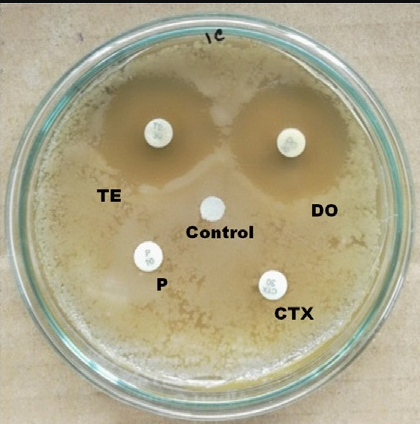
#> input picture vision/sample/s1.png, 420 x 424 px
$ python petri_detect.py
#> lines starting #> are read from the running program, lines starting #| are printed output that depends on the picture; after the words box and inside, x2 and y2 are one past the last pixel; in counts of white or black regions, pixels touching at a corner belong together
"""Detect a petri dish, antibiotic disks, and their zones of inhibition in a single image.

Usage: python3 petri_detect.py [path/to/image.png]
Defaults to sample/s1.png. Writes <name>_detected.png next to the input.

Colors: dish = blue, antibiotic disk = red, zone of inhibition = purple.
A disk with no measurable zone (resistant organism, or a blank control disk)
gets no purple circle at all -- that is a real result, not a failure.
"""
import sys
import os
import math
import cv2
import numpy as np

DISH_DIAMETER_MM = 90.0

# Physical priors for a Kirby-Bauer plate. Anchoring to mm (via the known 90mm
# dish) instead of pixel fractions is what keeps false positives down.
DISK_MIN_R_MM = 1.6          # standard disk is 6mm dia; allow for perspective
DISK_MAX_R_MM = 4.5
DISK_MIN_BRIGHTNESS = 150    # disks are white paper
DISK_MAX_STDDEV = 45         # ...and flat/uniform, unlike textured agar
DISK_MIN_LOCAL_CONTRAST = 12 # ...and clearly brighter than the agar around them

ZONE_MAX_R_MM = 20.0         # a 40mm-dia zone is about the largest ever reported
ZONE_MIN_R_MM = 4.0          # smaller than this is indistinguishable from the disk
ZONE_SEARCH_FROM_DISK = 2.0  # start searching this many disk-radii out, past its halo
# The two knobs that trade false positives against missed zones. Loosening
# them much further starts re-admitting blank control disks, which score up to
# ~0.56 agreement on these plates; tighten them if you see spurious circles.
ZONE_MIN_SLOPE = 0.5         # gray levels per px: a boundary must be a real step
ZONE_MIN_AGREEMENT = 0.60    # fraction of angular sectors that must see that step
ZONE_SECTORS = 16
MIN_RING_COVERAGE = 0.30     # fraction of a ring that must lie inside the dish

BLUE, RED, PURPLE = (255, 0, 0), (0, 0, 255), (211, 0, 148)


def load_image(path):
    img = cv2.imread(path)
    if img is None:
        raise FileNotFoundError(f"could not read image: {path}")
    return img


def detect_dish(gray, w):
    blurred = cv2.GaussianBlur(gray, (9, 9), 2)
    circles = cv2.HoughCircles(
        blurred, cv2.HOUGH_GRADIENT, dp=1.0, minDist=w * 0.05,
        param1=80, param2=40,
        minRadius=int(w * 0.35), maxRadius=int(w * 0.50),
    )
    if circles is None:
        return None
    return max((tuple(c) for c in circles[0]), key=lambda c: c[2])  # rim = biggest


def _ring_stats(gray, mask, x, y, r_inner, r_outer):
    """mean, stddev and pixel count of the annulus [r_inner, r_outer)."""
    ring = np.zeros(gray.shape, dtype=np.uint8)
    cv2.circle(ring, (int(x), int(y)), int(r_outer), 255, -1)
    cv2.circle(ring, (int(x), int(y)), int(r_inner), 0, -1)
    sel = (ring == 255) & mask
    vals = gray[sel]
    if vals.size == 0:
        return 0.0, 0.0, 0
    return float(vals.mean()), float(vals.std()), int(vals.size)


def detect_disks(gray, dish, mm_per_px):
    """Small, bright, uniform circles that are clearly brighter than the agar
    surrounding them -- the local-contrast test is what rejects gloves, labels
    and dish-rim glare, which are bright but sit on bright backgrounds."""
    dx, dy, dr = dish
    inside = np.zeros(gray.shape, dtype=np.uint8)
    cv2.circle(inside, (int(dx), int(dy)), int(dr), 255, -1)
    inside = inside == 255

    blurred = cv2.GaussianBlur(gray, (5, 5), 1)
    circles = cv2.HoughCircles(
        blurred, cv2.HOUGH_GRADIENT, dp=1.0, minDist=DISK_MIN_R_MM / mm_per_px * 2,
        param1=60, param2=25,
        minRadius=int(DISK_MIN_R_MM / mm_per_px),
        maxRadius=int(DISK_MAX_R_MM / mm_per_px),
    )
    if circles is None:
        return []

    disks = []
    for x, y, r in (tuple(c) for c in circles[0]):
        # must sit well inside the dish, not on the rim where glare lives
        if math.hypot(x - dx, y - dy) > dr * 0.88:
            continue
        core_mean, core_std, _ = _ring_stats(gray, inside, x, y, 0, r * 0.7)
        if core_mean < DISK_MIN_BRIGHTNESS or core_std > DISK_MAX_STDDEV:
            continue
        surround_mean, _, n = _ring_stats(gray, inside, x, y, r * 1.6, r * 2.6)
        if n == 0 or core_mean - surround_mean < DISK_MIN_LOCAL_CONTRAST:
            continue
        if any(math.hypot(x - ax, y - ay) < 1.5 * max(r, ar) for ax, ay, ar in disks):
            continue
        disks.append((x, y, r))
    return disks


def _radial_profile(gray, valid, x, y, max_r):
    """Per-radius mean intensity and the fraction of each ring that was sampled.

    Only pixels in `valid` are sampled, so a disk near the dish wall is measured
    over the arc that still lies on agar instead of being dragged outward by the
    rim -- its zone is then estimated from the part that is actually visible,
    and the coverage fraction records how much of the ring that was.
    """
    h, w = gray.shape
    yy, xx = np.ogrid[:h, :w]
    rbin = np.sqrt((xx - x) ** 2 + (yy - y) ** 2).astype(np.int32)

    n = max_r + 1
    in_range = rbin <= max_r
    sel = valid & in_range
    idx = rbin[sel]
    counts = np.bincount(idx, minlength=n).astype(np.float64)
    total = np.bincount(rbin[in_range], minlength=n).astype(np.float64)
    with np.errstate(invalid="ignore", divide="ignore"):
        mean = np.bincount(idx, weights=gray[sel].astype(np.float64), minlength=n) / counts
        coverage = counts / np.maximum(total, 1)
    return np.nan_to_num(mean), coverage


def _sector_agreement(gray, valid, x, y, r, k=5):
    """Fraction of angular sectors that see the same brightness step at radius r.

    This is the test that separates a real zone boundary from an artifact. A
    zone is a *circle*, so nearly every sector around the disk must show the
    same clear-agar-to-lawn step. A printed label on the plate or the camera's
    lighting gradient also produces a step in the radial average, but only on
    one side, so it scores low and gets thrown out.
    """
    h, w = gray.shape
    yy, xx = np.ogrid[:h, :w]
    dy, dx = yy - y, xx - x
    dist = np.sqrt(dx * dx + dy * dy)
    sector = (((np.arctan2(dy, dx) + np.pi) / (2 * np.pi)) * ZONE_SECTORS).astype(np.int32)
    sector %= ZONE_SECTORS
    g = gray.astype(np.float64)

    def sector_means(r_from, r_to):
        m = valid & (dist >= r_from) & (dist < r_to)
        counts = np.bincount(sector[m], minlength=ZONE_SECTORS).astype(np.float64)
        sums = np.bincount(sector[m], weights=g[m], minlength=ZONE_SECTORS)
        with np.errstate(invalid="ignore", divide="ignore"):
            return sums / counts, counts

    inner, n_in = sector_means(r - k, r)
    outer, n_out = sector_means(r, r + k)
    ok = (n_in >= 6) & (n_out >= 6)
    if ok.sum() < 4:
        return 0.0
    return float(((outer - inner)[ok] > 1.5).mean())


def find_zone(gray, valid, x, y, r_disk, mm_per_px):
    """Locate this disk's zone boundary, or return None if it has no zone.

    Candidates are local maxima of the outward-brightening radial gradient --
    cleared agar is darker than the bacterial lawn beyond it. Each candidate
    must be both a real step (ZONE_MIN_SLOPE) and actually circular
    (ZONE_MIN_AGREEMENT); the innermost survivor wins, since Kirby-Bauer
    measures the zone of complete inhibition rather than any outer halo.
    Returns None when nothing qualifies -- a resistant organism or a blank
    control disk genuinely has no zone.
    """
    lo = max(int(r_disk * ZONE_SEARCH_FROM_DISK), int(ZONE_MIN_R_MM / mm_per_px))
    hi = int(ZONE_MAX_R_MM / mm_per_px)
    if hi - lo < 6:
        return None

    mean, coverage = _radial_profile(gray, valid, x, y, hi)
    usable = coverage >= MIN_RING_COVERAGE
    smoothed = cv2.GaussianBlur(mean.astype(np.float32).reshape(-1, 1), (0, 0), 3).ravel()
    slope = np.gradient(smoothed)

    for r in range(lo, min(hi, len(slope) - 1)):
        if not usable[r] or slope[r] < ZONE_MIN_SLOPE:
            continue
        if not (slope[r] >= slope[r - 1] and slope[r] >= slope[r + 1]):
            continue  # must be a local maximum, not the tail of the disk's halo
        if _sector_agreement(gray, valid, x, y, r) < ZONE_MIN_AGREEMENT:
            continue
        return r, bool(coverage[r] < 0.95)
    return None


def detect_zones(gray, dish, disks, mm_per_px):
    """At most one zone per disk; disks with no measurable zone are skipped."""
    dx, dy, dr = dish
    zones = []
    for x, y, r in disks:
        valid = np.zeros(gray.shape, dtype=np.uint8)
        cv2.circle(valid, (int(dx), int(dy)), int(dr * 0.97), 255, -1)
        # blank out the other disks so their bright paper cannot be mistaken
        # for this disk's zone boundary
        for ox, oy, orad in disks:
            if (ox, oy) != (x, y):
                cv2.circle(valid, (int(ox), int(oy)), int(orad * 1.6), 0, -1)
        found = find_zone(gray, valid == 255, x, y, r, mm_per_px)
        if found is not None:
            zr, clipped = found
            zones.append((x, y, zr, clipped))
    return zones


def annotate(img, dish, zones, disks, mm_per_px):
    out = img.copy()
    dx, dy, dr = dish
    cv2.circle(out, (int(dx), int(dy)), int(dr), BLUE, 2)
    cv2.putText(out, f"dish R={dr * mm_per_px:.1f}mm", (int(dx - dr) + 5, int(dy - dr) + 15),
                cv2.FONT_HERSHEY_SIMPLEX, 0.4, BLUE, 1, cv2.LINE_AA)

    for x, y, r, clipped in zones:
        cv2.circle(out, (int(x), int(y)), int(r), PURPLE, 2)
        label = f"R>={r * mm_per_px:.1f}mm*" if clipped else f"R={r * mm_per_px:.1f}mm"
        cv2.putText(out, label, (int(x - r) + 4, int(y - r) - 5),
                    cv2.FONT_HERSHEY_SIMPLEX, 0.4, PURPLE, 1, cv2.LINE_AA)

    for x, y, r in disks:
        cv2.circle(out, (int(x), int(y)), int(r), RED, 2)
        cv2.putText(out, f"{r * mm_per_px:.1f}mm", (int(x + r) + 2, int(y) + 4),
                    cv2.FONT_HERSHEY_SIMPLEX, 0.35, RED, 1, cv2.LINE_AA)
    return out


def process(path):
    img = load_image(path)
    gray = cv2.cvtColor(img, cv2.COLOR_BGR2GRAY)

    dish = detect_dish(gray, img.shape[1])
    assert dish is not None and dish[2] > 0, "failed to detect petri dish outline"

    mm_per_px = DISH_DIAMETER_MM / (2 * dish[2])
    disks = detect_disks(gray, dish, mm_per_px)
    zones = detect_zones(gray, dish, disks, mm_per_px)
    zone_at = {(x, y): (r, clipped) for x, y, r, clipped in zones}

    print(f"dish: R={dish[2] * mm_per_px:.1f}mm  ({mm_per_px:.4f} mm/px)")
    for x, y, r in disks:
        zone = zone_at.get((x, y))
        if zone is None:
            desc = "no zone of inhibition"
        else:
            zr, clipped = zone
            desc = f"zone R={zr * mm_per_px:.1f}mm"
            if clipped:
                desc += " (clipped by dish edge -- lower bound)"
        print(f"disk at ({x:.0f},{y:.0f}) R={r * mm_per_px:.1f}mm -> {desc}")
    print(f"{len(disks)} disk(s), {len(zones)} with a measurable zone")

    return annotate(img, dish, zones, disks, mm_per_px)


def main():
    default = os.path.join(os.path.dirname(__file__), "sample", "s1.png")
    path = sys.argv[1] if len(sys.argv) > 1 else default
    result = process(path)
#> in load_image, img is the input picture: shape (424, 420, 3); mean B, G, R 136.9, 166.5, 174
#> in detect_dish, `blurred = cv2.GaussianBlur(gray, (9, 9), 2)`:
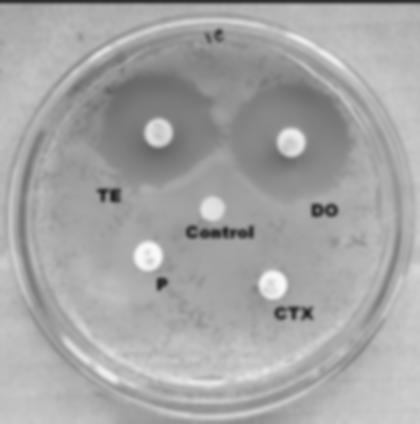
#> blurred: shape (424, 420); min 34, max 248, mean 165.4
#> in detect_dish, `circles = cv2.HoughCircles( blurred, cv2.HOUGH_GRADIENT, dp=1.0, minDi..`: circles = [[207.5, 216.5, 203.4], [193.5, 198.5, 180.8], [226.5, 199.5, 178.6], [190.5, 230.5, 198.4], [226.5, 226.5, 185.2], [210.5, 242.5, 177.5], [210.5, 185.5, 194]]
#> in process, `dish = detect_dish(gray, img.shape[1])`: dish = (207.5, 216.5, 203.4)
#> in process, `mm_per_px = DISH_DIAMETER_MM / (2 * dish[2])`: mm_per_px = 0.221
#> in detect_disks, `dx, dy, dr = dish`: dx = 207.5; dy = 216.5; dr = 203.4
#> in detect_disks, `cv2.circle(inside, (int(dx), int(dy)), int(dr), 255, -1)`:
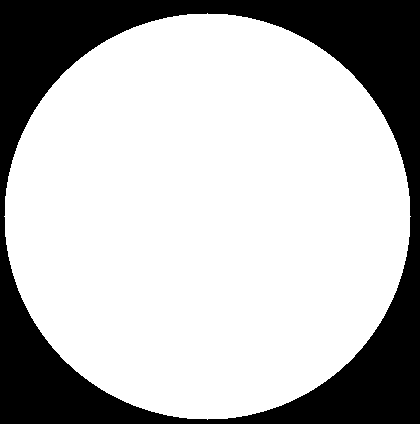
#> inside: shape (424, 420); 72.7% white; 1 black region, box (x1, y1, x2, y2) and area: (0, 0, 420, 424) 48687
#> in detect_disks, `circles = cv2.HoughCircles( blurred, cv2.HOUGH_GRADIENT, dp=1.0, minDi..`: circles = [[158.5, 132.5, 14.6], [147.5, 256.5, 14.5], [212.5, 208.5, 12.5], [271.5, 284.5, 14.1], [291.5, 141.5, 14.3]]
#> the loop in detect_disks, `for x, y, r in (tuple(c) for c in circles[0]):` made 5 passes
#> (x, y, r, core_mean, core_std, surround_mean, n) on passes 1 to 5: (158.5, 132.5, 14.6, 208.8, 11.57, 121.8, 2640), (147.5, 256.5, 14.5, 237.2, 15.73, 159.4, 2640), (212.5, 208.5, 12.5, 223.7, 2.67, 141.2, 1952), (271.5, 284.5, 14.1, 230.8, 15.73, 153.8, 2536), (291.5, 141.5, 14.3, 218.1, 14.9, 130.3, 2776)
#> after the loop in detect_disks, `for x, y, r in (tuple(c) for c in circles[0]):`: disks = [(158.5, 132.5, 14.6), (147.5, 256.5, 14.5), (212.5, 208.5, 12.5), (271.5, 284.5, 14.1), (291.5, 141.5, 14.3)]
#> in detect_zones, `dx, dy, dr = dish`: dx = 207.5; dy = 216.5; dr = 203.4
#> the loop in detect_zones, `for x, y, r in disks:` made 5 passes
#> (x, y, r, lo in find_zone, found, zr) on passes 1, 4, 5: (158.5, 132.5, 14.6, 29, (58, False), 58), (271.5, 284.5, 14.1, 28, (63, False), 63), (291.5, 141.5, 14.3, 28, (58, False), 58)
#> pass 1, in _radial_profile, `rbin = np.sqrt((xx - x) ** 2 + (yy - y) ** 2).astype(np.int32)`:
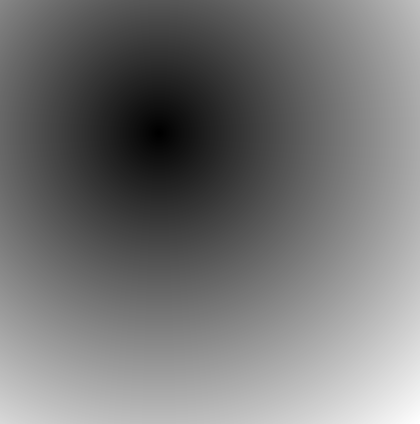
#> rbin: shape (424, 420) int32; min 0, max 390, mean 179.2; drawn with min black and max white
#> pass 1, in _radial_profile, `sel = valid & in_range`:
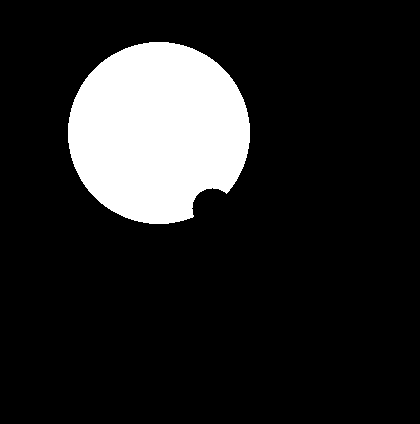
#> sel: shape (424, 420) bool; 14.3% white; 1 white region, box (x1, y1, x2, y2) and area: (68, 42, 250, 224) 25472
#> after the loop in detect_zones, `for x, y, r in disks:`:
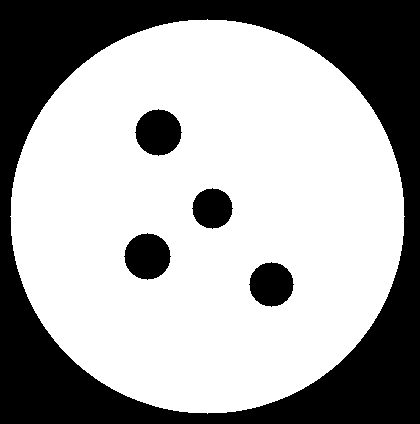
#> valid: shape (424, 420); 65% white; 5 black regions, box (x1, y1, x2, y2) and area: (0, 0, 420, 424) 56175, (135, 109, 182, 156) 1653, (124, 233, 171, 280) 1653, (249, 262, 294, 307) 1517, (192, 188, 233, 229) 1257
#> after the loop in detect_zones, `for x, y, r in disks:`: zones = [(158.5, 132.5, 58, False), (271.5, 284.5, 63, False), (291.5, 141.5, 58, False)]
#> in process, `zone_at = {(x, y): (r, clipped) for x, y, r, clipped in zones}`: zone_at = {(158.5, 132.5): (58, False), (271.5, 284.5): (63, False), (291.5, 141.5): (58, False)}
#| dish: R=45.0mm  (0.2212 mm/px)
#> the loop in process, `for x, y, r in disks:` made 5 passes
#> (x, y, r, zone, zr, desc) on passes 1, 4, 5: (158.5, 132.5, 14.6, (58, False), 58, 'zone R=12.8mm'), (271.5, 284.5, 14.1, (63, False), 63, 'zone R=13.9mm'), (291.5, 141.5, 14.3, (58, False), 58, 'zone R=12.8mm')
#> (printed output is left out)
#| 5 disk(s), 3 with a measurable zone
#> in annotate, `dx, dy, dr = dish`: dx = 207.5; dy = 216.5; dr = 203.4
#> the loop in annotate, `for x, y, r, clipped in zones:` made 3 passes
#> (x, y, r, label) on passes 1 to 3: (158.5, 132.5, 58, 'R=12.8mm'), (271.5, 284.5, 63, 'R=13.9mm'), (291.5, 141.5, 58, 'R=12.8mm')
#> after the loop in annotate, `for x, y, r, clipped in zones:`:
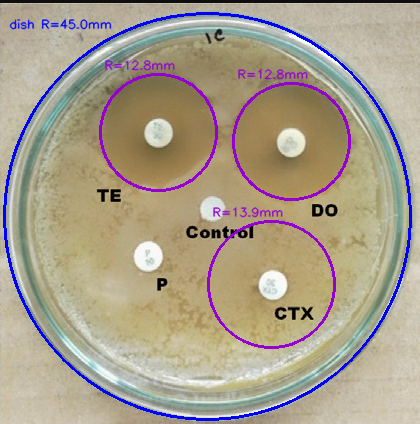
#> out: shape (424, 420, 3); mean B, G, R 141.2, 159.3, 169.7
#> the loop in annotate, `for x, y, r in disks:` made 5 passes
#> after the loop in annotate, `for x, y, r in disks:`:
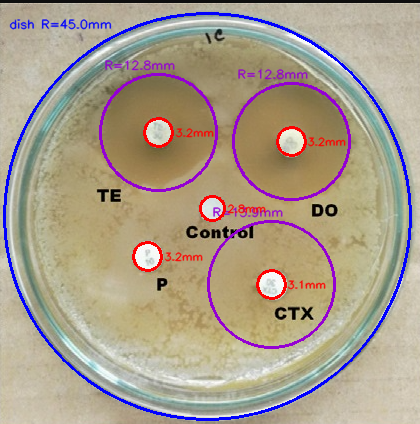
#> out: shape (424, 420, 3); 1.4% of pixels changed, all inside (x1, y1, x2, y2) = (132, 117, 346, 300)
    root, ext = os.path.splitext(path)
    out_path = f"{root}_detected{ext}"
    cv2.imwrite(out_path, result)
    print(f"wrote {out_path}")


if __name__ == "__main__":
    main()
